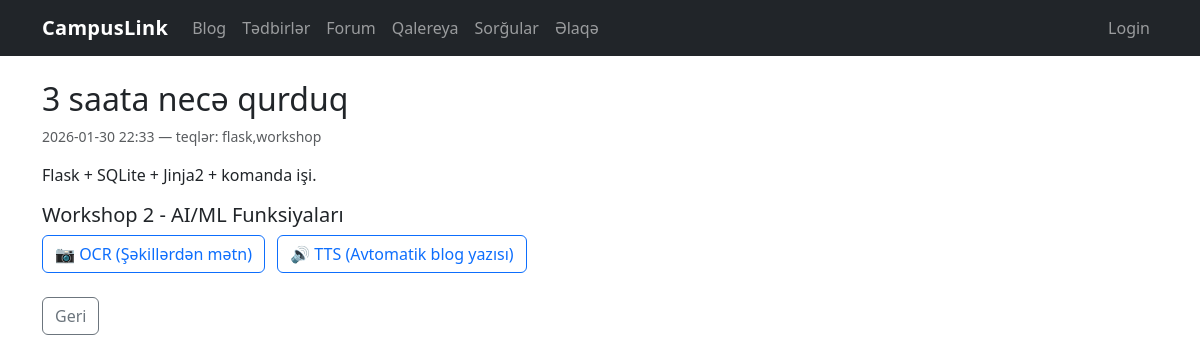
The app's page /blog/detail/2 with its own data.
### tables this page shows
CREATE TABLE blog_posts (
            id INTEGER PRIMARY KEY AUTOINCREMENT,
            title TEXT NOT NULL,
            content TEXT NOT NULL,
            tags TEXT,
            created_at TEXT NOT NULL,
            is_published INTEGER NOT NULL DEFAULT 1,
            slug TEXT UNIQUE
        );

### blog.py (the view)
@bp.route("/detail/<int:post_id>")
def detail(post_id: int):
    return show_post_by_id(post_id)

### blog.py (called while the page is built)
@bp.route("/<int:post_id>")
def show_post_by_id(post_id: int):
    db = get_db()
    cursor = db.execute("SELECT * FROM blog_posts WHERE id = ?", (post_id,))
    post_row = cursor.fetchone()
    if not post_row:
        return render_template("404.html"), 404
    post = dict(post_row)
    return render_template("blog/detail.html", post=post)

### database.py (called while the page is built)
def get_db():
    if "db" not in g:
        g.db = sqlite3.connect(DB_PATH)
        g.db.row_factory = sqlite3.Row
    return g.db

### forum.py (called while the page is built, shortened)
def _current_user_display() -> str:
    role = session.get("role") or "guest"
    if role == "admin":
        return (session.get("admin_name") or session.get("user_name") or "Admin").strip() or "Admin"
    if role == "user":
        return (session.get("user_name") or "User").strip() or "User"
    return "Guest"

@bp.app_context_processor
def _inject_forum_auth():
    return {"forum_role": session.get("role") or "guest", "forum_name": _current_user_display()}

def ensure_forum_schema() -> None:
    global _schema_ready
    if _schema_ready:
        return

@bp.before_app_request
def _forum_schema_bootstrap():
    db = get_db()
    db.execute("PRAGMA foreign_keys = ON;")
    ensure_forum_schema()

### polls.py (called while the page is built)
@bp.before_app_request
def ensure_session():
    if "voter_id" not in session:
        session["voter_id"] = secrets.token_hex(8)
    return None

### templates/blog/detail.html (shortened to what this page needs)
{% extends "base.html" %}
{% block content %}
  <h2>{{ post["title"] }}</h2>
  <div class="text-muted small mb-3">{{ post["created_at"] }} — teqlər: {{ post["tags"] or "—" }}</div>
  <p style="white-space: pre-wrap;">{{ post["content"] }}</p>
  <div class="mt-3 mb-3">
    <h5>Workshop 2 - AI/ML Funksiyaları</h5>
    <a href="{{ url_for('blog_ocr.ocr_extract', post_id=post['id']) }}" class="btn btn-outline-primary me-2">📷 OCR (Şəkillərdən mətn)</a>
    <a href="{{ url_for('blog_tts.tts_generate', post_id=post['id']) }}" class="btn btn-outline-primary">🔊 TTS (Avtomatik blog yazısı)</a>
  </div>
  <a href="{{ url_for('blog.list_posts') }}" class="btn btn-outline-secondary mt-2">Geri</a>
{% endblock %}

### static/style.css (style rules this page uses)
body { font-family: system-ui, -apple-system, "Segoe UI", Roboto, Ubuntu, "Helvetica Neue", Arial, "Noto Sans", "Apple Color Emoji", "Segoe UI Emoji"; }

### records on screen
blog_posts: title "3 saata necə qurduq", created_at "2026-01-30 22:33", tags "flask,workshop", content "Flask + SQLite + Jinja2 + komanda işi."
